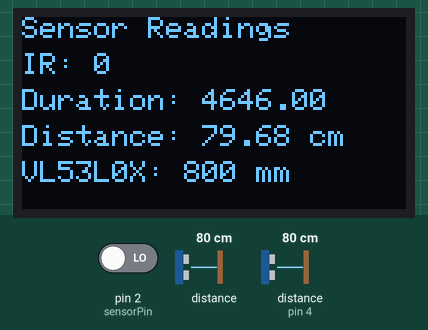
This sketch was run on a simulated Arduino Uno, built with avr-gcc and run on an emulated ATmega328P. Shown: 128×64 one-colour display. Wiring (inferred from the names in the program): ultrasonic range finder: trigger pin 7; echo pin 4. The inputs (shaded band) are chosen by the test bench; at power-on: distance to the obstacle (sensor on pin 4) 80 cm, distance to the obstacle 80 cm, pin 2 (sensorPin) LOW. The echo pulse lasts 58.3 µs per cm; what the sketch prints to the serial monitor is not drawn.

Above: at 2.7 s.
2.8 s: distance to the obstacle (sensor on pin 4) set to 4 cm
At 3.16 s:
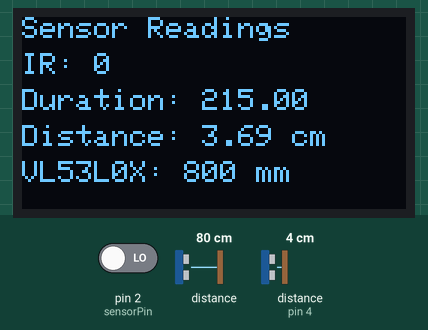
5.8 s: distance to the obstacle (sensor 0) set to 2 cm
At 7.2 s:
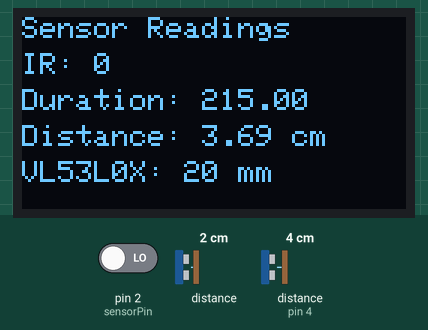
7.5 s: pin 2 (sensorPin) driven HIGH
At 8.9 s:
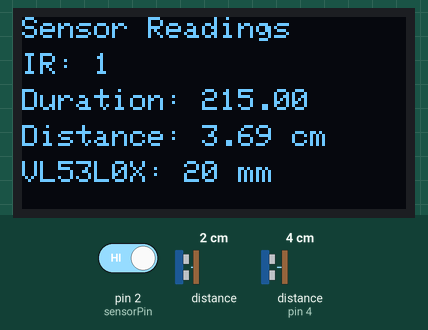
9.4 s: distance to the obstacle (sensor on pin 4) set to 2 cm
At 9.7 s:
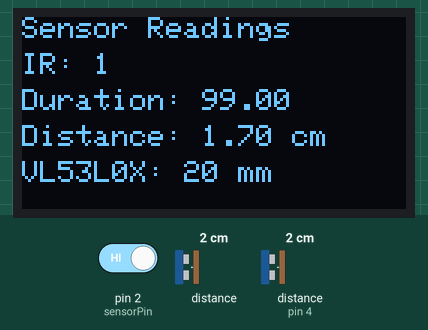
11.0 s: distance to the obstacle (sensor 0) set to 18 cm
At 12.7 s:
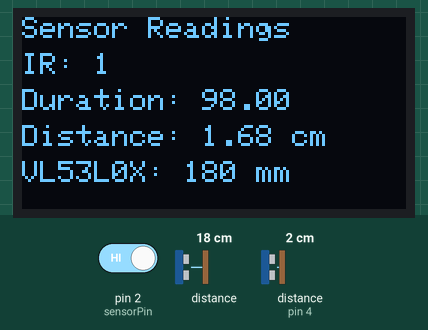
12.9 s: pin 2 (sensorPin) driven LOW
At 15.0 s:
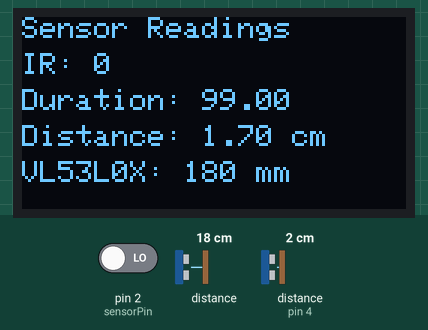
Timing chart, 0 to 16.1 s (numbered marks = the images above; inputs shaded):
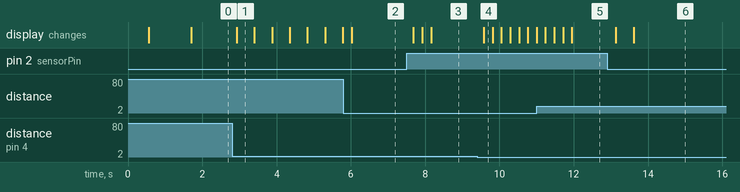

Measured:
- after the input at 2.8 s, the display: changes after 0.12 s (image 1)
- after the input at 5.8 s, the display: changes after 0.22 s (image 2)
- after the input at 7.5 s, the display: changes after 0.18 s (image 3)
- after the input at 9.4 s, the display: changes after 0.18 s (image 4)
- after the input at 11.0 s, the display: first differs from a run without the input after 0.24 s (image 5 shows a later state)
- after the input at 12.9 s, the display: first changes after 0.24 s (image 6 shows a later state)
- what the display in image 1 shows lasts 0.5 s, from 2.9 s to 3.4 s

The sketch:

Testing_Input_Output_US_ToF_IR_Sensors_Arduino.ino
```cpp
//Code to be Updated

#include <Wire.h>
#include <VL53L0X.h>
#include <Adafruit_GFX.h>
#include <Adafruit_SSD1306.h>


// Define the pin numbers for the Infrared obstacle avoidance sensor
const int sensorPin = 2;
// Global variables and pin definitions
// Define the pins for the HC-SR04 sensor
const int trigPin5 = 7; // Pin that triggers the ultrasonic pulse
const int echoPin5 = 4; // Pin that receives the echo signal

// Variables to store the pulse duration and calculated distance
float duration5, distance5;
VL53L0X sensor;
#define SCREEN_WIDTH 128
#define SCREEN_HEIGHT 64

Adafruit_SSD1306 display(SCREEN_WIDTH, SCREEN_HEIGHT, &Wire, -1);


void setup() {
	// Initialize serial communication - allows printing to the console for debugging.
	Serial.begin(9600);
  pinMode(sensorPin, INPUT);  // Set sensorPin as input
  // Setup function: runs once at startup
  // Configure the trigger pin as an OUTPUT and the echo pin as an INPUT
  pinMode(trigPin5, OUTPUT); // Set trigger pin as output
  pinMode(echoPin5, INPUT);  // Set echo pin as input
  Wire.begin();

  sensor.setTimeout(500);
  if (!sensor.init())
  {
    Serial.println("Failed to detect and initialize sensor!");
    while (1) {}
  }

  // Start continuous back-to-back mode (take readings as
  // fast as possible).  To use continuous timed mode
  // instead, provide a desired inter-measurement period in
  // ms (e.g. sensor.startContinuous(100)).
  sensor.startContinuous();
  delay(500);

  if(!display.begin(SSD1306_SWITCHCAPVCC, 0x3C))  // SSD1306_SWITCHCAPVCC = generate display voltage from 3.3V internally
  {
    while(true);
  }
  display.clearDisplay();
  display.setTextSize(1);
  display.setTextColor(SSD1306_WHITE);
  display.setCursor(0, 10);
  display.println("Hello, World!");
  display.display();
  delay(1000);
}


void loop() {
  // ---- Read IR obstacle sensor ----
  int irValue = digitalRead(sensorPin);  // Read the digital value from the sensor

  delay(50);  // Main loop: continuously measures distance

  // ---- Read HC-SR04 ultrasonic sensor ----
  // Ensure the trigger pin is LOW to start
  digitalWrite(trigPin5, LOW);
  delayMicroseconds(2); // Short delay to allow sensor stabilization

  // Trigger the sensor by sending a HIGH pulse for 10 microseconds
  digitalWrite(trigPin5, HIGH);
  delayMicroseconds(10); // Pulse duration
  digitalWrite(trigPin5, LOW);

  // Read the duration of the echo pulse (in microseconds)
  duration5 = pulseIn(echoPin5, HIGH);

  // Calculate the distance (cm) using the speed of sound (0.0343 cm/us)
  // Dividing by 2 accounts for the round-trip distance
  distance5 = (duration5 * 0.0343) / 2;

  // ---- Read VL53L0X time-of-flight sensor ----
  int vl53Range = sensor.readRangeContinuousMillimeters();
  bool vl53Timeout = sensor.timeoutOccurred();

  // ---- Print each sensor's output independently to the Serial Monitor ----
  Serial.print("IR Sensor: ");
  Serial.println(irValue);

  Serial.print("HC-SR04 Duration: ");
  Serial.println(duration5);

  Serial.print("HC-SR04 Distance: ");
  Serial.println(distance5);

  Serial.print("VL53L0X Range: ");
  Serial.print(vl53Range);
  if (vl53Timeout) { Serial.print(" TIMEOUT"); }
  Serial.println();

  // ---- Print each sensor's output independently to the OLED display ----
  display.clearDisplay();
  display.setTextSize(1);
  display.setTextColor(SSD1306_WHITE);

  display.setCursor(0, 0);
  display.println("Sensor Readings");

  display.setCursor(0, 12);
  display.print("IR: ");
  display.println(irValue);

  display.setCursor(0, 24);
  display.print("Duration: ");
  display.println(duration5);

  display.setCursor(0, 36);
  display.print("Distance: ");
  display.print(distance5);
  display.println(" cm");

  display.setCursor(0, 48);
  display.print("VL53L0X: ");
  display.print(vl53Range);
  display.print(" mm");
  if (vl53Timeout) { display.print(" TO"); }

  display.display();

  // Short delay before the next measurement
  delay(100);
}
```
